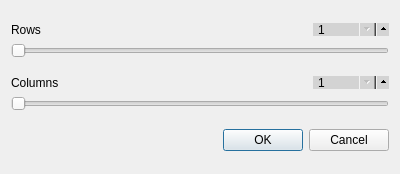
<?xml version="1.0" encoding="UTF-8"?>
<ui version="4.0">
 <class>Dialog</class>
 <widget class="QDialog" name="Dialog">
  <property name="geometry">
   <rect>
    <x>0</x>
    <y>0</y>
    <width>400</width>
    <height>174</height>
   </rect>
  </property>
  <property name="windowTitle">
   <string>MakeGrid</string>
  </property>
  <layout class="QVBoxLayout" name="verticalLayout">
   <item>
    <layout class="QVBoxLayout" name="verticalLayout_7">
     <item>
      <layout class="QHBoxLayout" name="horizontalLayout_10">
       <item>
        <widget class="QLabel" name="label_23">
         <property name="text">
          <string>Rows</string>
         </property>
        </widget>
       </item>
       <item>
        <widget class="QSpinBox" name="rows_spin">
         <property name="styleSheet">
          <string notr="true">QSpinBox {
	max-height: 11px;
	min-height: 11px;
    min-width: 60px;
    max-width: 60px;
    padding-right: 10px;
    background-color: lightgray;
    padding-top: -2px;
    padding-bottom: -2px;
}

QSpinBox::up-button {
  subcontrol-origin: padding;
  subcontrol-position: right center;
  left: 7px;
  height: 18px;
  width: 18px;
}

QSpinBox::down-button {
  subcontrol-origin: content;
  subcontrol-position: right center;
  left: 0px;
  top: 0px;
  height: 18px;
  width: 18px;
}

</string>
         </property>
         <property name="minimum">
          <number>1</number>
         </property>
         <property name="maximum">
          <number>100</number>
         </property>
         <property name="value">
          <number>1</number>
         </property>
        </widget>
       </item>
      </layout>
     </item>
     <item>
      <widget class="QSlider" name="rows_slider">
       <property name="styleSheet">
        <string notr="true"/>
       </property>
       <property name="minimum">
        <number>1</number>
       </property>
       <property name="maximum">
        <number>50</number>
       </property>
       <property name="singleStep">
        <number>1</number>
       </property>
       <property name="orientation">
        <enum>Qt::Horizontal</enum>
       </property>
      </widget>
     </item>
    </layout>
   </item>
   <item>
    <layout class="QVBoxLayout" name="verticalLayout_8">
     <item>
      <layout class="QHBoxLayout" name="horizontalLayout_11">
       <item>
        <widget class="QLabel" name="label_24">
         <property name="text">
          <string>Columns</string>
         </property>
        </widget>
       </item>
       <item>
        <widget class="QSpinBox" name="cols_spin">
         <property name="styleSheet">
          <string notr="true">QSpinBox {
	max-height: 11px;
	min-height: 11px;
    min-width: 60px;
    max-width: 60px;
    padding-right: 10px;
    background-color: lightgray;
    padding-top: -2px;
    padding-bottom: -2px;
}

QSpinBox::up-button {
  subcontrol-origin: padding;
  subcontrol-position: right center;
  left: 7px;
  height: 18px;
  width: 18px;
}

QSpinBox::down-button {
  subcontrol-origin: content;
  subcontrol-position: right center;
  left: 0px;
  top: 0px;
  height: 18px;
  width: 18px;
}

</string>
         </property>
         <property name="minimum">
          <number>1</number>
         </property>
         <property name="maximum">
          <number>100</number>
         </property>
         <property name="value">
          <number>1</number>
         </property>
        </widget>
       </item>
      </layout>
     </item>
     <item>
      <widget class="QSlider" name="cols_slider">
       <property name="styleSheet">
        <string notr="true"/>
       </property>
       <property name="minimum">
        <number>1</number>
       </property>
       <property name="maximum">
        <number>50</number>
       </property>
       <property name="singleStep">
        <number>1</number>
       </property>
       <property name="orientation">
        <enum>Qt::Horizontal</enum>
       </property>
      </widget>
     </item>
    </layout>
   </item>
   <item>
    <widget class="QDialogButtonBox" name="buttonBox">
     <property name="orientation">
      <enum>Qt::Horizontal</enum>
     </property>
     <property name="standardButtons">
      <set>QDialogButtonBox::Cancel|QDialogButtonBox::Ok</set>
     </property>
    </widget>
   </item>
  </layout>
 </widget>
 <resources/>
 <connections>
  <connection>
   <sender>buttonBox</sender>
   <signal>accepted()</signal>
   <receiver>Dialog</receiver>
   <slot>accept()</slot>
   <hints>
    <hint type="sourcelabel">
     <x>248</x>
     <y>254</y>
    </hint>
    <hint type="destinationlabel">
     <x>157</x>
     <y>274</y>
    </hint>
   </hints>
  </connection>
  <connection>
   <sender>buttonBox</sender>
   <signal>rejected()</signal>
   <receiver>Dialog</receiver>
   <slot>reject()</slot>
   <hints>
    <hint type="sourcelabel">
     <x>316</x>
     <y>260</y>
    </hint>
    <hint type="destinationlabel">
     <x>286</x>
     <y>274</y>
    </hint>
   </hints>
  </connection>
 </connections>
</ui>
